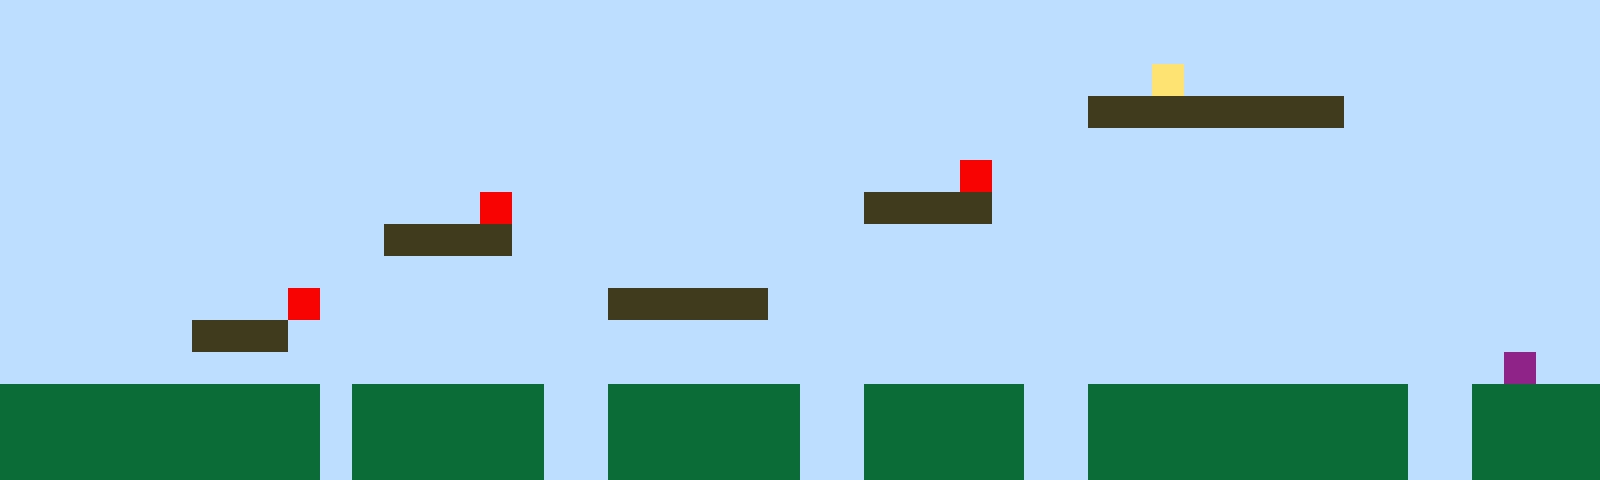

Rendered tile map (Tiled .tmx) drawn with the repository's tilesets; below, a short description and the full map source, tile grids included:
An orthogonal 50x15 tile map with 32x32 px tiles, 1 tile layer (Tile Layer 1).

<map version="1.10" tiledversion="1.11.2" orientation="orthogonal" renderorder="right-up" width="50" height="15" tilewidth="32" tileheight="32" infinite="0" nextlayerid="2" nextobjectid="1"><editorsettings><export target="map1.csv" format="csv" /></editorsettings><tileset firstgid="1" name="sprites" tilewidth="32" tileheight="32" tilecount="6" columns="3"><image source="sprites.png" width="96" height="64" /></tileset><layer id="1" name="Tile Layer 1" width="50" height="15"><data encoding="csv">1,1,1,1,1,1,1,1,1,1,1,1,1,1,1,1,1,1,1,1,1,1,1,1,1,1,1,1,1,1,1,1,1,1,1,1,1,1,1,1,1,1,1,1,1,1,1,1,1,1,1,1,1,1,1,1,1,1,1,1,1,1,1,1,1,1,1,1,1,1,1,1,1,1,1,1,1,1,1,1,1,1,1,1,1,1,1,1,1,1,1,1,1,1,1,1,1,1,1,1,1,1,1,1,1,1,1,1,1,1,1,1,1,1,1,1,1,1,1,1,1,1,1,1,1,1,1,1,1,1,1,1,1,1,1,1,4,1,1,1,1,1,1,1,1,1,1,1,1,1,1,1,1,1,1,1,1,1,1,1,1,1,1,1,1,1,1,1,1,1,1,1,1,1,1,1,1,1,1,1,1,1,1,1,3,3,3,3,3,3,3,3,1,1,1,1,1,1,1,1,1,1,1,1,1,1,1,1,1,1,1,1,1,1,1,1,1,1,1,1,1,1,1,1,1,1,1,1,1,1,1,1,1,1,1,1,1,1,1,1,1,1,1,1,1,1,1,1,1,1,1,1,1,1,1,1,1,1,1,1,1,1,1,1,1,1,1,1,1,1,1,1,1,1,1,1,1,1,1,1,5,1,1,1,1,1,1,1,1,1,1,1,1,1,1,1,1,1,1,1,1,1,1,1,1,1,1,1,1,1,1,1,1,1,1,5,1,1,1,1,1,1,1,1,1,1,1,3,3,3,3,1,1,1,1,1,1,1,1,1,1,1,1,1,1,1,1,1,1,1,1,1,1,1,1,1,1,1,1,1,1,1,3,3,3,3,1,1,1,1,1,1,1,1,1,1,1,1,1,1,1,1,1,1,1,1,1,1,1,1,1,1,1,1,1,1,1,1,1,1,1,1,1,1,1,1,1,1,1,1,1,1,1,1,1,1,1,1,1,1,1,1,1,1,1,1,1,1,1,1,1,1,1,1,1,1,1,1,1,1,1,1,1,1,1,1,1,1,1,1,1,1,1,1,1,1,1,1,1,5,1,1,1,1,1,1,1,1,1,3,3,3,3,3,1,1,1,1,1,1,1,1,1,1,1,1,1,1,1,1,1,1,1,1,1,1,1,1,1,1,1,1,1,1,1,1,3,3,3,1,1,1,1,1,1,1,1,1,1,1,1,1,1,1,1,1,1,1,1,1,1,1,1,1,1,1,1,1,1,1,1,1,1,1,1,1,1,1,1,1,1,1,1,1,1,1,1,1,1,1,1,1,1,1,1,1,1,1,1,1,1,1,1,1,1,1,1,1,1,1,1,1,1,1,1,1,1,1,1,1,1,1,1,1,1,1,1,6,1,1,2,2,2,2,2,2,2,2,2,2,1,2,2,2,2,2,2,1,1,2,2,2,2,2,2,1,1,2,2,2,2,2,1,1,2,2,2,2,2,2,2,2,2,2,1,1,2,2,2,2,2,2,2,2,2,2,2,2,2,2,1,2,2,2,2,2,2,1,1,2,2,2,2,2,2,1,1,2,2,2,2,2,1,1,2,2,2,2,2,2,2,2,2,2,1,1,2,2,2,2,2,2,2,2,2,2,2,2,2,2,1,2,2,2,2,2,2,1,1,2,2,2,2,2,2,1,1,2,2,2,2,2,1,1,2,2,2,2,2,2,2,2,2,2,1,1,2,2,2,2</data></layer></map>
